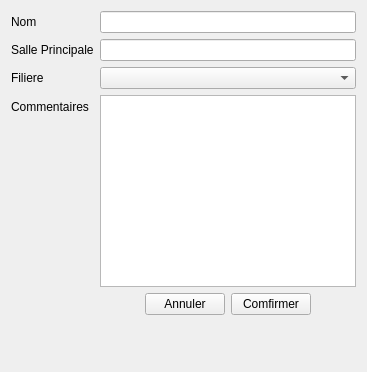
                   <widget class="QWidget" name="tabClass">
                    <attribute name="icon">
                     <iconset>
                      <normaloff>resources/images/users-alt.png</normaloff>resources/images/users-alt.png</iconset>
                    </attribute>
                    <attribute name="title">
                     <string>CLASSE</string>
                    </attribute>
                    <layout class="QHBoxLayout" name="horizontalLayout_10">
                     <item>
                      <layout class="QFormLayout" name="addStudentForm">
                       <item row="0" column="0">
                        <widget class="QLabel" name="classLibelleLabel">
                         <property name="text">
                          <string>Nom</string>
                         </property>
                        </widget>
                       </item>
                       <item row="0" column="1">
                        <widget class="QLineEdit" name="classNomEdit"/>
                       </item>
                       <item row="1" column="0">
                        <widget class="QLabel" name="classSalleLabel">
                         <property name="text">
                          <string>Salle Principale</string>
                         </property>
                        </widget>
                       </item>
                       <item row="1" column="1">
                        <widget class="QLineEdit" name="classSalleEdit"/>
                       </item>
                       <item row="2" column="0">
                        <widget class="QLabel" name="label_4">
                         <property name="text">
                          <string>Filiere</string>
                         </property>
                        </widget>
                       </item>
                       <item row="2" column="1">
                        <widget class="QComboBox" name="comboBox_3"/>
                       </item>
                       <item row="3" column="0">
                        <widget class="QLabel" name="labelNoteClass">
                         <property name="text">
                          <string>Commentaires</string>
                         </property>
                        </widget>
                       </item>
                       <item row="3" column="1">
                        <widget class="QPlainTextEdit" name="classNoteEdit"/>
                       </item>
                       <item row="4" column="1">
                        <layout class="QHBoxLayout" name="horizontalLayout_19">
                         <item>
                          <spacer name="horizontalSpacer_5">
                           <property name="orientation">
                            <enum>Qt::Horizontal</enum>
                           </property>
                           <property name="sizeHint" stdset="0">
                            <size>
                             <width>40</width>
                             <height>20</height>
                            </size>
                           </property>
                          </spacer>
                         </item>
                         <item>
                          <widget class="QPushButton" name="btnClassAnnuler">
                           <property name="text">
                            <string>Annuler</string>
                           </property>
                           <property name="icon">
                            <iconset>
                             <normaloff>resources/images/icons8-close-48.png</normaloff>resources/images/icons8-close-48.png</iconset>
                           </property>
                          </widget>
                         </item>
                         <item>
                          <widget class="QPushButton" name="btnClassComfirm">
                           <property name="text">
                            <string>Comfirmer</string>
                           </property>
                           <property name="icon">
                            <iconset>
                             <normaloff>resources/images/icons8-save-all-48.png</normaloff>resources/images/icons8-save-all-48.png</iconset>
                           </property>
                          </widget>
                         </item>
                         <item>
                          <spacer name="horizontalSpacer_6">
                           <property name="orientation">
                            <enum>Qt::Horizontal</enum>
                           </property>
                           <property name="sizeHint" stdset="0">
                            <size>
                             <width>40</width>
                             <height>20</height>
                            </size>
                           </property>
                          </spacer>
                         </item>
                        </layout>
                       </item>
                       <item row="5" column="1">
                        <spacer name="verticalSpacer_8">
                         <property name="orientation">
                          <enum>Qt::Vertical</enum>
                         </property>
                         <property name="sizeHint" stdset="0">
                          <size>
                           <width>20</width>
                           <height>40</height>
                          </size>
                         </property>
                        </spacer>
                       </item>
                      </layout>
                     </item>
                    </layout>
                   </widget>
